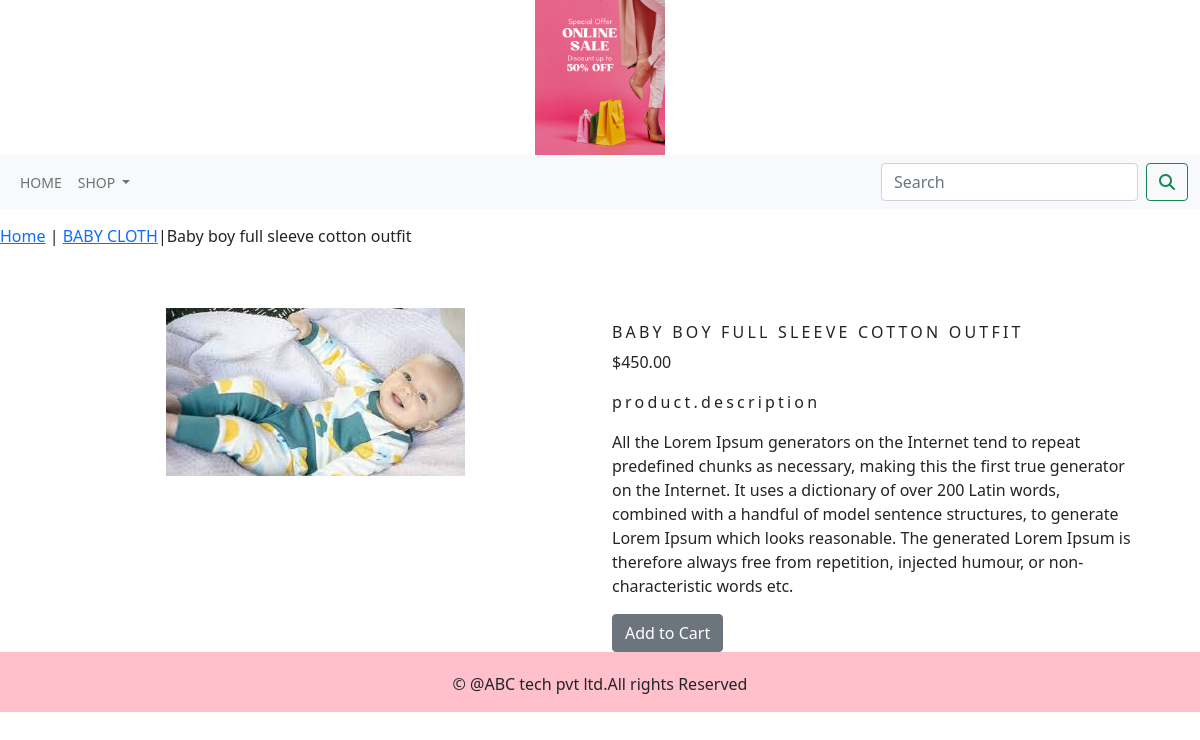
/ecommerceapp/baby-cloth/baby-boy-full-sleeve-cotton-outfit/, run on the app's committed database.
### ecommerceapp/models.py (models this page shows, shortened)
class Product(models.Model):
    name=models.CharField(max_length=250,unique=True)
    slug = models.SlugField(max_length=250, unique=True)
    description = models.TextField(blank=True)
    price=models.DecimalField(max_digits=10,decimal_places=2)
    category=models.ForeignKey(Category,on_delete=models.CASCADE)
    image = models.ImageField(upload_to='category', blank=True)
    stock=models.IntegerField()
    available=models.BooleanField(default=True)
    created=models.DateField(auto_now_add=True)
    updated=models.DateField(auto_now=True)
    class Meta:
        ordering = ('name',)
        verbose_name = 'product'
        verbose_name_plural = 'products'

class Category(models.Model):
    name=models.CharField(max_length=250,unique=True)
    slug=models.SlugField(max_length=250,unique=True)
    description=models.TextField(blank=True)
    image=models.ImageField(upload_to='category',blank=True)
    class Meta:
        ordering=('name',)
        verbose_name='category'
        verbose_name_plural='categories'
    def get_url(self):
        return reverse('ecommerceapp:product_by_category',args=[self.slug])
    def __str__(self):
        return'{}'.format(self.name)

### ecommerceapp/views.py (the view)
# urls.py: path('<slug:c_slug>/<slug:product_slug>/', views.proDetail, name='prodCatdetail'),
def proDetail(request,c_slug,product_slug):
    try:
        product=Product.objects.get(category__slug=c_slug,slug=product_slug)
    except Exception as e:
        raise e
    return render(request,'product.html',{'product':product})

### cartapp/context_processors.py (called while the page is built)
def counter(request):
    item_count=0
    if 'admin' in request.path:
        return {}
    else:
        try:
            cart=Cart.objects.filter(cart_id=_cart_id(request))
            cart_items=CartItem.objects.all().filter(cart=cart[:1])
            for cart_item in cart_items:
                item_count += cart_item.quantity
        except Cart.DoesNotExist:
            item_count =0
    return dict(item_count=item_count)

### cartapp/views.py (called while the page is built)
def _cart_id(request):
    cart=request.session.session_key
    if not cart:
        cart=request.session.create()
    return cart

### ecommerceapp/context_processors.py (called while the page is built)
def menu_links(request):
    links=Category.objects.all()
    return dict(links=links)

### templates/product.html (shortened to what this page needs)
{% extends 'base.html' %}
{% load static %}
{% block content %}
<div class="row my_prod_row_class">
    <div class="mx_auto">
        <p> <a href="{% url 'ecommerceapp:allProdCat' %}">Home</a> | <a href="{{producct.category.get_url}}">{{product.category}}</a>|{{product.name}}</p>
    </div>
</div>
<div class="container">
<br>
<div class="row">
    <div class="col-12 col-sm-12 col-md-12 col-lg-6 text-center">
        <div style="min-width:18rem;">
        <img src="{{product.image.url}}" alt="{{product.name}}">
    </div>
</div>
    <div class="col-12 col-sm-12 col-md-12 col-lg-6">
        <div>
        <h1 class="my_prod_title">{{product.name}}</h1>
        <p>${{product.price}}</p>
        <p class="my_title" >product.description</p>
        <p class="text-justify my_prod_text">{{product.description}}</p>
        {% if product.stock <= 0 %}
        <p class="text-justify my_prod_text"><b>Out of stock</b></p>
         {% else %}
        <a class="btn btn-secondary" href="{% url 'cartapp:add_cart' product.id %}">Add to Cart</a>
        {% endif %}
    </div>
    </div>
</div>
{% endblock %}

### static/css/custom.css (style rules this page uses)
body { font-family:font-family: 'Unbounded', cursive; }
.my_title { font-size:16px; text_transform:uppercase; letter-spacing:0.2em; }
.my_prod_row_class { padding-top:15px; padding-bottom:20px; }
.my_prod_title { font-size:16px; text-transform:uppercase; letter-spacing:.2em; padding-top:15px;` padding-bottom:10px; }
.my_prod_text { padding-right:20px; }

### data on the page
Product: category "BABY CLOTH", name "Baby boy full sleeve cotton outfit", image (picture), name "BABY BOY FULL SLEEVE COTTON OUTFIT", price "450.00", description "All the Lorem Ipsum generators on the Internet tend to repeat predefined chunks as necessary, making this the first true generator on the Internet. It uses a dictionary of over 200 Latin words, combined with a handful of model sentence structures, to generate Lorem Ipsum which looks reasonable. The generated Lorem Ipsum is therefore always free from repetition, injected humour, or non-characteristic words etc."
